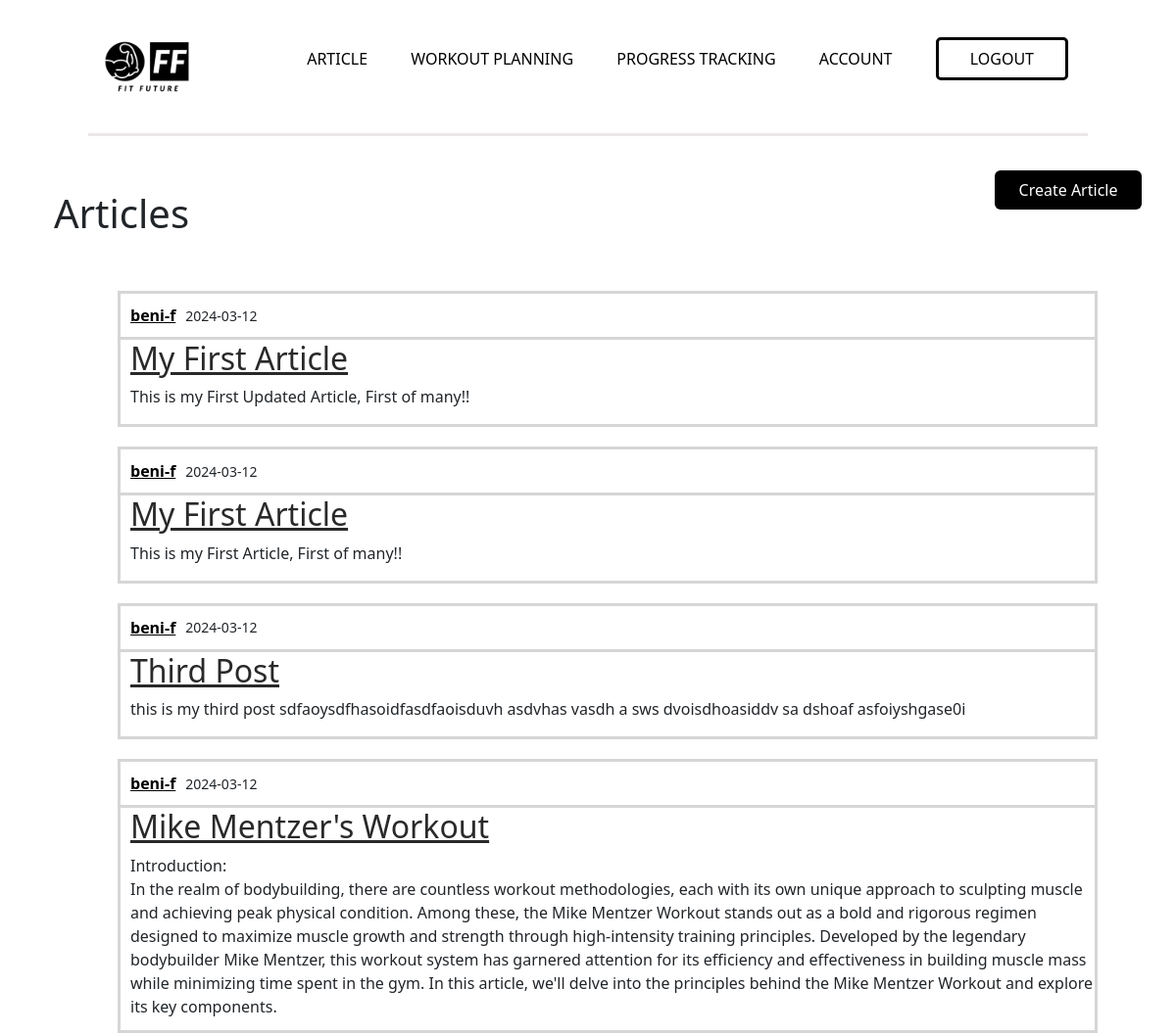
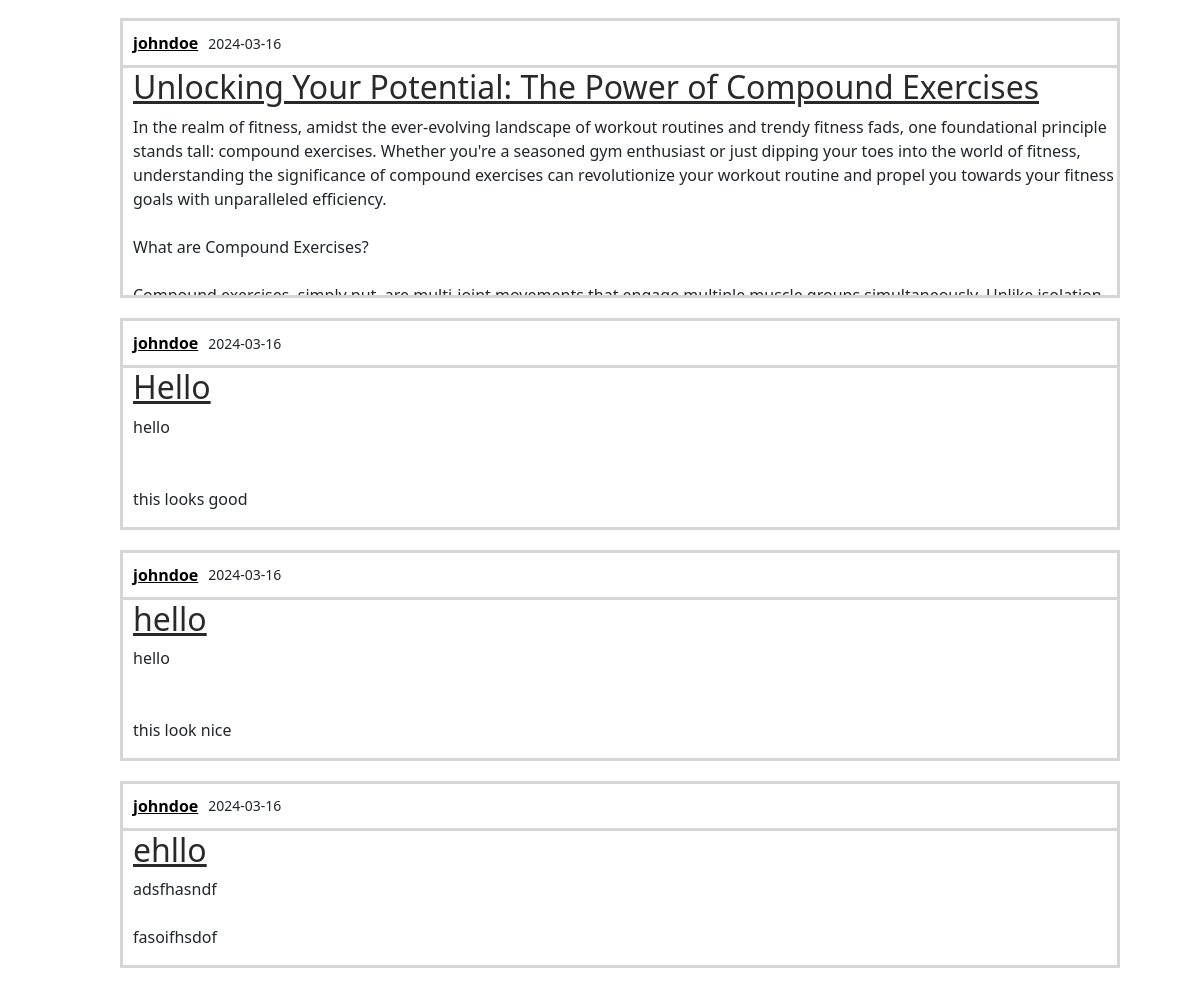
/articles (signed in), run on the app's committed database (2 pictures, top to bottom).
### fitfuture/db_models.py (models this page shows, shortened)
class Article(db.Model):
    id = db.Column(db.Integer, primary_key=True)
    title = db.Column(db.String(120), nullable=False)
    date_posted = db.Column(db.DateTime, nullable=False, default=datetime.utcnow)
    content = db.Column(db.Text, nullable=False)
    user_id = db.Column(db.Integer, db.ForeignKey('user.id'), nullable=False)

class User(db.Model, UserMixin):
    id = db.Column(db.Integer, primary_key=True)
    firstname = db.Column(db.String(32), nullable=False)
    lastname = db.Column(db.String(32), nullable=False)
    height = db.Column(db.Integer, nullable=False)
    weight = db.Column(db.Integer, nullable=False)
    gender = db.Column(db.String(10), nullable=True)
    username = db.Column(db.String(20), unique=True, nullable=False)
    email = db.Column(db.String(120), unique=True, nullable=False)
    image_file = db.Column(db.String(20), default='profile-user.png')
    password = db.Column(db.String(60), nullable=False)
    articles = db.relationship('Article', backref='author', lazy=True)
    workouts = db.relationship('Workout', backref='user', lazy=True)
    progress = db.relationship('Progress', backref='user', lazy=True)

### fitfuture/routes.py (the view)
@app.route('/articles')
def articles():
    articles = db.session.query(Article).all()
    return render_template("article.html", articles=articles)

### fitfuture/db_models.py (called while the page is built)
@login_manager.user_loader
def load_user(user_id):
    return User.query.get(int(user_id))

### fitfuture/templates/article.html
{% extends "layout.html" %}
{% block content %}
    <div class="article-top">
        <h1>Articles</h1>
        <button><a href="{{url_for('new_article')}}">Create Article</a></button>
    </div>
    {% for article in articles %}
        <article>
            <div class="article-container">
                <div>
                    <a href="#">{{ article.author.username }} </a>
                    <small> {{ article.date_posted.strftime('%Y-%m-%d') }}</small>
                </div>
                <h2><a href="{{ url_for('article', article_id=article.id) }}">{{ article.title }}</a></h2>
                <p>{{ article.content }}</p>
            </div>
        </article>
    {% endfor %}
{% endblock content %}

### fitfuture/static/styles/main.css (style rules this page uses)
body { margin: 0; padding: 0; font-family: 'Poppins', sans-serif; background-color: rgb(251, 251, 251); }

### fitfuture/static/styles/account.css (style rules this page uses)
body { font-family: Poppins; margin: 0; }

### fitfuture/static/styles/workout.css (style rules this page uses)
body { margin: 30px; }

### fitfuture/static/styles/article.css (style rules this page uses)
.article-top { display: flex; justify-content: space-between; margin: 25px; }
.article-top h1 { margin: 30px; }
.article-top button { background-color: black; border: none; height: 40px; width: 150px; margin-top: 10px; border-radius: 6px; margin-right: 10px; }
.article-top button a, .article-top button a:hover { text-decoration: none; color: white; }
.article-container { border: solid rgb(214, 214, 214); width: 1000px; margin: 10px; margin-left: 10%; margin-bottom: 20px; max-height: 280px; overflow:hidden; }
.article-container div { display: flex; padding-left: 10px; padding-top: 10px; padding-bottom: 10px; border-bottom: solid rgb(214, 214, 214); align-items: center; }
.article-container div a { margin-right: 10px; text-decoration: underline; color: black; font-weight: bold; }
.article-container h2 { padding-top: 0; padding-bottom: 0; padding-left: 10px; }
.article-container h2 a { text-decoration: underline; color: rgba(0, 0, 0, 0.839); }
.article-container p { padding-left: 10px; white-space: pre-line; }

### data on the page
Article: author.username "beni-f", date_posted "2024-03-12", title "My First Article", content "This is my First Updated Article, First of many!!"
Article: author.username "beni-f", date_posted "2024-03-12", title "My First Article", content "This is my First Article, First of many!!"
Article: author.username "beni-f", date_posted "2024-03-12", title "Third Post", content "this is my third post sdfaoysdfhasoidfasdfaoisduvh asdvhas vasdh a sws dvoisdhoasiddv sa dshoaf asfoiyshgase0i"
Article: author.username "beni-f", date_posted "2024-03-12", title "Mike Mentzer's Workout", content "Introduction: In the realm of bodybuilding, there are countless workout methodologies, each with its own unique approach to sculpting muscle and achieving peak physical condition. Among these, the Mike Mentzer Workout stands out as a bold and rigorous regimen designed to maximize muscle growth and strength through high-intensity training principles. Developed by the legendary bodybuilder Mike Mentzer, this workout system has garnered attention for its efficiency and effectiveness in building muscle mass while minimizing time spent in the gym. In this article, we'll delve into the principles behind the Mike Mentzer Workout and explore its key components.…"
Article: author.username "johndoe", date_posted "2024-03-16", title "Unlocking Your Potential: The Power of Compound Exercises", content "In the realm of fitness, amidst the ever-evolving landscape of workout routines and trendy fitness fads, one foundational principle stands tall: compound exercises. Whether you're a seasoned gym enthusiast or just dipping your toes into the world of fitness, understanding the significance of compound exercises can revolutionize your workout routine and propel you towards your fitness goals with unparalleled efficiency. What are Compound Exercises?…"
Article: author.username "johndoe", date_posted "2024-03-16", title "Hello", content "hello this looks good"
Article: author.username "johndoe", date_posted "2024-03-16", title "hello", content "hello this look nice"
Article: author.username "johndoe", date_posted "2024-03-16", title "ehllo", content "adsfhasndf fasoifhsdof"
